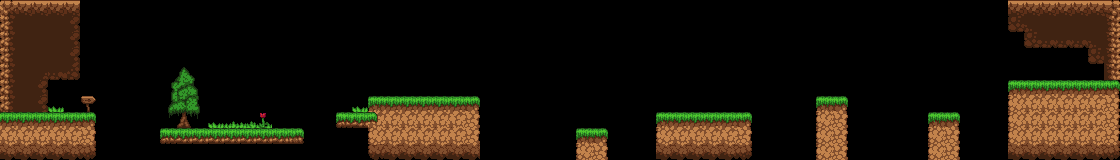

The image is a tile-based game level rendered from a .tmx file. Its description and complete source (layers, tilesets, objects, tile grids) follow:
An orthogonal 70x10 tile map with 16x16 px tiles, 2 tile layers (collision, non collision) and 1 object.

<map version="1.10" tiledversion="1.12.2" orientation="orthogonal" renderorder="right-down" width="70" height="10" tilewidth="16" tileheight="16" infinite="0" nextlayerid="5" nextobjectid="2">
 <editorsettings>
  <export target="prototype-level.tmj" format="json" />
 </editorsettings>
 <tileset firstgid="1" source="tileset.tsx" />
 <layer id="1" name="collision" width="70" height="10">
  <data encoding="csv">
1,2,2,2,3,0,0,0,0,0,0,0,0,0,0,0,0,0,0,0,0,0,0,0,0,0,0,0,0,0,0,0,0,0,0,0,0,0,0,0,0,0,0,0,0,0,0,0,0,0,0,0,0,0,0,0,0,0,0,0,0,0,0,2,2,2,2,2,2,3,
17,0,0,0,0,0,0,0,0,0,0,0,0,0,0,0,0,0,0,0,0,0,0,0,0,0,0,0,0,0,0,0,0,0,0,0,0,0,0,0,0,0,0,0,0,0,0,0,0,0,0,0,0,0,0,0,0,0,0,0,0,0,0,0,0,0,0,0,0,19,
17,0,0,0,0,0,0,0,0,0,0,0,0,0,0,0,0,0,0,0,0,0,0,0,0,0,0,0,0,0,0,0,0,0,0,0,0,0,0,0,0,0,0,0,0,0,0,0,0,0,0,0,0,0,0,0,0,0,0,0,0,0,0,0,0,0,0,0,0,19,
17,0,0,0,0,0,0,0,0,0,0,0,0,0,0,0,0,0,0,0,0,0,0,0,0,0,0,0,0,0,0,0,0,0,0,0,0,0,0,0,0,0,0,0,0,0,0,0,0,0,0,0,0,0,0,0,0,0,0,0,0,0,0,0,0,0,0,0,0,19,
17,0,0,0,0,0,0,0,0,0,0,0,0,0,0,0,0,0,0,0,0,0,0,0,0,0,0,0,0,0,0,0,0,0,0,0,0,0,0,0,0,0,0,0,0,0,0,0,0,0,0,0,0,0,0,0,0,0,0,0,0,0,0,0,0,0,0,0,0,19,
17,0,0,0,0,0,0,0,0,0,0,0,0,0,0,0,0,0,0,0,0,0,0,0,0,0,0,0,0,0,0,0,0,0,0,0,0,0,0,0,0,0,0,0,0,0,0,0,0,0,0,0,0,0,0,0,0,0,0,0,0,0,0,49,50,50,50,50,50,51,
17,0,0,0,0,0,0,0,0,0,0,0,0,0,0,0,0,0,0,0,0,0,0,49,50,50,50,50,50,51,0,0,0,0,0,0,0,0,0,0,0,0,0,0,0,0,0,0,0,0,0,49,51,0,0,0,0,0,0,0,0,0,0,65,66,66,66,66,66,67,
50,50,50,50,50,51,0,0,0,0,0,0,0,0,0,0,0,0,0,0,0,86,87,65,66,66,66,66,66,67,0,0,0,0,0,0,0,0,0,0,0,49,50,50,50,50,51,0,0,0,0,65,67,0,0,0,0,0,49,51,0,0,0,65,66,66,66,66,66,67,
66,66,66,66,66,67,0,0,0,0,86,87,87,87,87,87,87,87,88,0,0,0,0,65,66,66,66,66,66,67,0,0,0,0,0,0,49,51,0,0,0,65,66,66,66,66,67,0,0,0,0,65,67,0,0,0,0,0,65,67,0,0,0,65,66,66,66,66,66,67,
82,82,82,82,82,83,0,0,0,0,0,0,0,0,0,0,0,0,0,0,0,0,0,81,82,82,82,82,82,82,0,0,0,0,0,0,65,67,0,0,0,82,82,82,82,82,83,0,0,0,0,65,67,0,0,0,0,0,65,67,0,0,0,82,82,82,82,82,82,83
</data>
 </layer>
 <layer id="2" name="non collision" width="70" height="10">
  <data encoding="csv">
0,2,2,2,2,0,0,0,0,0,0,0,0,0,0,0,0,0,0,0,0,0,0,0,0,0,0,0,0,0,0,0,0,0,0,0,0,0,0,0,0,0,0,0,0,0,0,0,0,0,0,0,0,0,0,0,0,0,0,0,0,0,0,0,0,0,0,0,0,0,
0,18,18,18,32,0,0,0,0,0,0,0,0,0,0,0,0,0,0,0,0,0,0,0,0,0,0,0,0,0,0,0,0,0,0,0,0,0,0,0,0,0,0,0,0,0,0,0,0,0,0,0,0,0,0,0,0,0,0,0,0,0,0,46,13,18,18,18,18,0,
17,31,31,31,32,0,0,0,0,0,0,0,0,0,0,0,0,0,0,0,0,0,0,0,0,0,0,0,0,0,0,0,0,0,0,0,0,0,0,0,0,0,0,0,0,0,0,0,0,0,0,0,0,0,0,0,0,0,0,0,0,0,0,0,46,47,47,47,13,0,
17,31,31,31,32,0,0,0,0,0,0,0,0,0,0,0,0,0,0,0,0,0,0,0,0,0,0,0,0,0,0,0,0,0,0,0,0,0,0,0,0,0,0,0,0,0,0,0,0,0,0,0,0,0,0,0,0,0,0,0,0,0,0,0,0,0,0,0,46,0,
17,31,12,47,48,0,0,0,0,0,41,42,43,0,0,0,0,0,0,0,0,0,0,0,0,0,0,0,0,0,0,0,0,0,0,0,0,0,0,0,0,0,0,0,0,0,0,0,0,0,0,0,0,0,0,0,0,0,0,0,0,0,0,0,0,0,0,0,0,0,
17,31,32,0,0,0,0,0,0,0,57,58,59,0,0,0,0,0,0,0,0,0,0,0,0,0,0,0,0,0,0,0,0,0,0,0,0,0,0,0,0,0,0,0,0,0,0,0,0,0,0,0,0,0,0,0,0,0,0,0,0,0,0,0,0,0,0,0,0,0,
17,31,32,61,0,60,0,0,0,0,73,74,75,0,0,0,0,0,0,0,0,0,61,0,0,0,0,0,0,0,0,0,0,0,0,0,0,0,0,0,0,0,0,0,0,0,0,0,0,0,0,0,0,0,0,0,0,0,0,0,0,0,0,0,0,0,0,0,0,0,
0,0,0,0,0,0,0,0,0,0,89,90,91,61,62,63,64,0,0,0,0,86,87,72,0,0,0,0,0,0,0,0,0,0,0,0,0,0,0,0,0,0,0,0,0,0,0,0,0,0,0,0,0,0,0,0,0,0,0,0,0,0,0,0,0,0,0,0,0,0,
0,0,0,0,0,0,0,0,0,0,0,0,0,0,0,0,0,0,0,0,0,0,0,0,0,0,0,0,0,0,0,0,0,0,0,0,0,0,0,0,0,0,0,0,0,0,0,0,0,0,0,0,0,0,0,0,0,0,0,0,0,0,0,0,0,0,0,0,0,0,
0,0,0,0,0,0,0,0,0,0,0,0,0,0,0,0,0,0,0,0,0,0,0,0,0,0,0,0,0,0,0,0,0,0,0,0,0,0,0,0,0,0,0,0,0,0,0,0,0,0,0,0,0,0,0,0,0,0,0,0,0,0,0,0,0,0,0,0,0,0
</data>
 </layer>
 <objectgroup id="4" name="player_spawn">
  <object id="1" x="53.4239" y="80.8964">
   <point />
  </object>
 </objectgroup>
</map>
